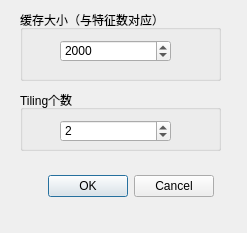
<?xml version="1.0" encoding="UTF-8"?>
<ui version="4.0">
 <class>Dialog</class>
 <widget class="QDialog" name="Dialog">
  <property name="geometry">
   <rect>
    <x>0</x>
    <y>0</y>
    <width>247</width>
    <height>233</height>
   </rect>
  </property>
  <property name="windowTitle">
   <string>TileCoding设置</string>
  </property>
  <widget class="QDialogButtonBox" name="buttonBox">
   <property name="geometry">
    <rect>
     <x>33</x>
     <y>170</y>
     <width>181</width>
     <height>32</height>
    </rect>
   </property>
   <property name="locale">
    <locale language="Chinese" country="China"/>
   </property>
   <property name="orientation">
    <enum>Qt::Horizontal</enum>
   </property>
   <property name="standardButtons">
    <set>QDialogButtonBox::Cancel|QDialogButtonBox::Ok</set>
   </property>
  </widget>
  <widget class="QGroupBox" name="groupBox">
   <property name="geometry">
    <rect>
     <x>20</x>
     <y>10</y>
     <width>201</width>
     <height>71</height>
    </rect>
   </property>
   <property name="title">
    <string>缓存大小（与特征数对应）</string>
   </property>
   <widget class="QSpinBox" name="spMemory">
    <property name="geometry">
     <rect>
      <x>40</x>
      <y>30</y>
      <width>111</width>
      <height>22</height>
     </rect>
    </property>
    <property name="minimum">
     <number>1000</number>
    </property>
    <property name="maximum">
     <number>999999999</number>
    </property>
    <property name="singleStep">
     <number>100</number>
    </property>
    <property name="value">
     <number>2000</number>
    </property>
   </widget>
  </widget>
  <widget class="QGroupBox" name="groupBox_2">
   <property name="geometry">
    <rect>
     <x>20</x>
     <y>90</y>
     <width>201</width>
     <height>61</height>
    </rect>
   </property>
   <property name="title">
    <string>Tiling个数</string>
   </property>
   <widget class="QSpinBox" name="spNum_tilings">
    <property name="geometry">
     <rect>
      <x>40</x>
      <y>30</y>
      <width>111</width>
      <height>22</height>
     </rect>
    </property>
    <property name="minimum">
     <number>1</number>
    </property>
    <property name="maximum">
     <number>999999999</number>
    </property>
    <property name="value">
     <number>2</number>
    </property>
   </widget>
  </widget>
 </widget>
 <resources/>
 <connections>
  <connection>
   <sender>buttonBox</sender>
   <signal>accepted()</signal>
   <receiver>Dialog</receiver>
   <slot>accept()</slot>
   <hints>
    <hint type="sourcelabel">
     <x>248</x>
     <y>254</y>
    </hint>
    <hint type="destinationlabel">
     <x>157</x>
     <y>274</y>
    </hint>
   </hints>
  </connection>
  <connection>
   <sender>buttonBox</sender>
   <signal>rejected()</signal>
   <receiver>Dialog</receiver>
   <slot>reject()</slot>
   <hints>
    <hint type="sourcelabel">
     <x>316</x>
     <y>260</y>
    </hint>
    <hint type="destinationlabel">
     <x>286</x>
     <y>274</y>
    </hint>
   </hints>
  </connection>
 </connections>
</ui>
